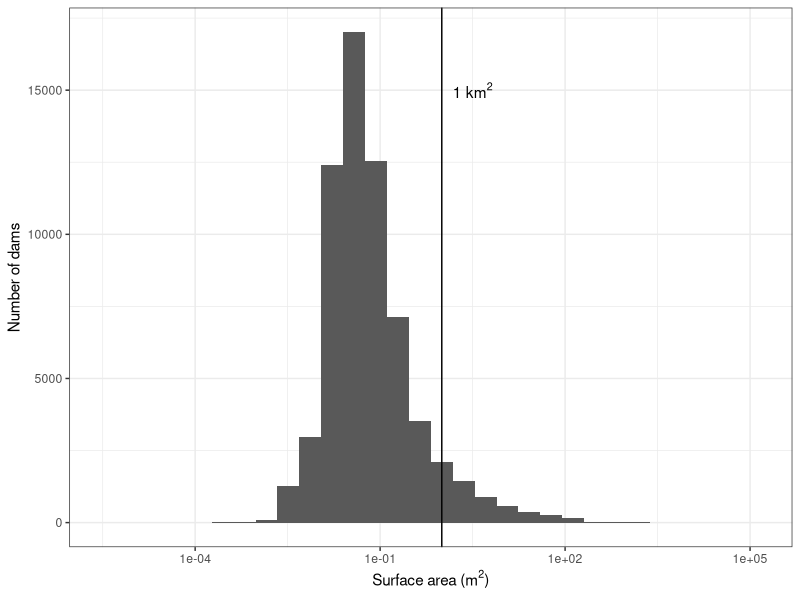

R code for this plot:
## ---- chunk 1
knitr::opts_chunk$set(echo = TRUE)

# Load package
library(tidyverse)

# Make a directory for Figures if there isn't one
if(!dir.exists("../Figs")) {dir.create("../Figs")}
## ---- chunk 2
dams <- read_csv("../Raw_external_data/NID_YearCompleted_SurfaceArea_State.csv") %>% 
  rename(SURFACE_AREA = "SURFACE_AREA (acres)") %>% 
  filter(SURFACE_AREA != 0)

dam_facts <- dams %>%
  summarize(med_start_year = median(YEAR_COMPLETED, na.rm = T),
            mean_start_year = mean(YEAR_COMPLETED, na.rm = T),
            med_area_km2 = median(SURFACE_AREA/247.1, na.rm = T),# dividing by 247 converts from acres to km2
            mean_area_km2 = mean(SURFACE_AREA/247.1, na.rm = T),
            max_start_year = max(YEAR_COMPLETED, na.rm = T),
            min_start_year = min(YEAR_COMPLETED, na.rm = T),
            max_area_km2 = max(SURFACE_AREA/247.1, na.rm = T),
            min_area_km2 = min(SURFACE_AREA/247.1, na.rm = T))

quantile(dams$SURFACE_AREA/247.1, probs=seq(.925,.926,0.0001))
#92.5% of dams in the US are 1 km2 or smaller

jpeg("../Figs/NID_histogram.jpg",res=300,width = 3, height=3, units = "in")
dams%>%
  ggplot(aes(x = SURFACE_AREA/247))+
  geom_histogram()+
  geom_vline(xintercept=1)+
  scale_x_log10()+
  theme_bw()+
  xlab(expression(paste("Surface area (", m^{2},")")))+
  ylab("Number of dams")+
  annotate(x = 1.5, y = 15000, label = expression(paste("1 ", km^{2})), hjust = "left", geom = "text")
dev.off()
